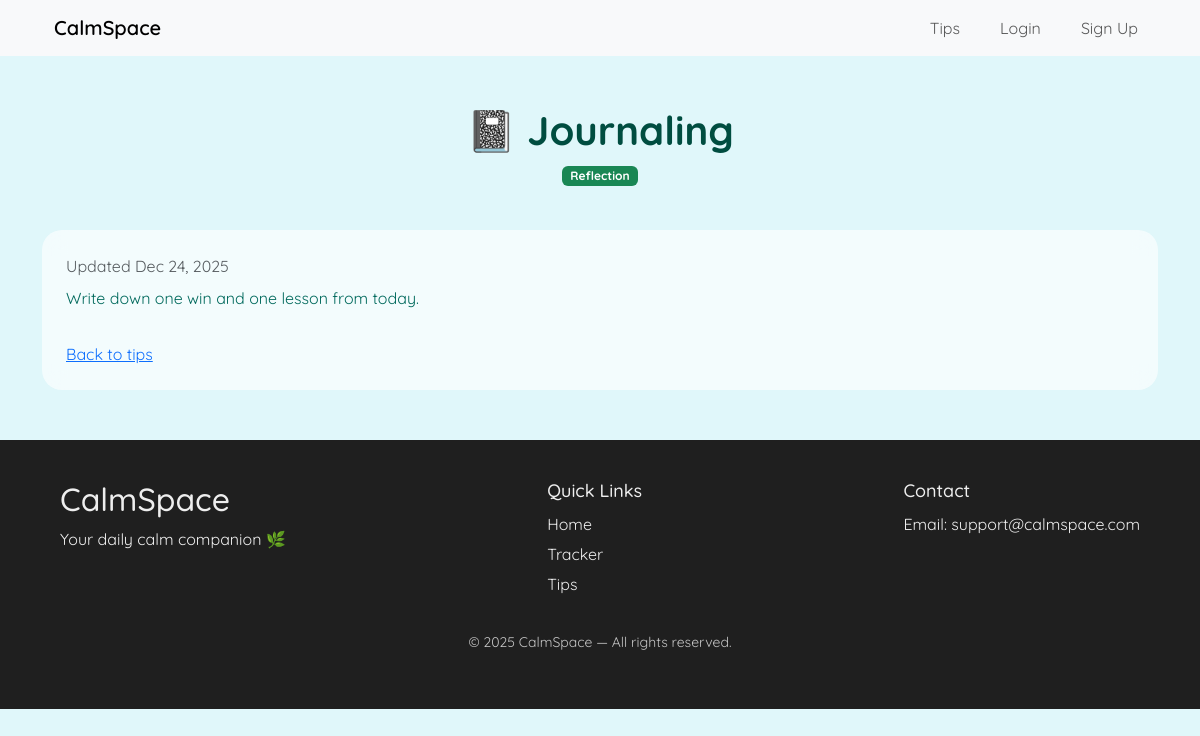
The page /tip/3 on the database its author committed.
### models.py (models this page shows)
class Tip(db.Model):
    __tablename__ = 'tips'
    id = db.Column(db.Integer, primary_key=True)
    title = db.Column(db.String(150), nullable=False)
    body = db.Column(db.Text, nullable=False)
    category = db.Column(db.String(80))
    created_at = db.Column(db.DateTime, default=datetime.utcnow)
    updated_at = db.Column(db.DateTime, default=datetime.utcnow, onupdate=datetime.utcnow)
    author_id = db.Column(db.Integer, db.ForeignKey('users.id'))

### routes.py (the view)
@main.route("/tip/<int:tip_id>")
def tip_detail(tip_id):
    user = get_current_user()
    if user and user.is_admin:
        return redirect(url_for("main.admin_dashboard"))
    tip = Tip.query.get_or_404(tip_id)
    return render_template("tip.html", tip=tip)

### routes.py (called while the page is built)
def get_current_user():
    if getattr(g, "_current_user", None) is not None:
        return g._current_user
    user = None
    if session.get("user_id"):
        user = User.query.get(session["user_id"])
    g._current_user = user
    return user

@main.context_processor
def inject_auth_forms():
    return dict(
        signup_form=SignupForm(),
        login_form=LoginForm(),
        current_user=get_current_user(),
    )

@main.before_app_request
def load_user():
    get_current_user()

### templates/tip.html (shortened to what this page needs)
{% extends 'base.html' %}
{% block css %}
  <link rel="stylesheet" href="{{ url_for('static', filename='style/tips.css') }}" />
{% endblock %}
{% block content %}
  <section class="hero container text-center">
    <h2>{{ tip.title }}</h2>
    {% if tip.category %}
      <span class="badge bg-success">{{ tip.category }}</span>
    {% endif %}
  </section>
  <section class="container mt-4">
    <div class="glass-card p-4">
      <p class="text-muted small mb-2">Updated {{ tip.updated_at.strftime('%b %d, %Y') }}</p>
      <p>{{ tip.body }}</p>
      <a href="{{ url_for('main.tips') }}" class="start-btn mt-3">Back to tips</a>
    </div>
  </section>
{% endblock %}

### static/style/tips.css (style rules this page uses)
* { margin: 0; padding: 0; box-sizing: border-box; }
body { font-family: 'Quicksand', sans-serif; background-color: #e0f7fa; color: #004d40; }
.hero { text-align: center; padding: 50px 20px 20px 20px; }
.hero h2 { font-size: 2.5rem; color: #004d40; font-weight: 700; }
.glass-card { border-radius: 20px; background: rgba(255, 255, 255, 0.6); backdrop-filter: blur(12px); border: none; padding: 30px 20px; transition: 0.2s ease; display: flex; flex-direction: column; justify-content: space-between; }
.glass-card p { color: #00695c; font-size: 1rem; flex-grow: 1; }

### rows shown on the page
Tip: title "📓 Journaling", category "Reflection", updated_at "Dec 24, 2025", body "Write down one win and one lesson from today."
